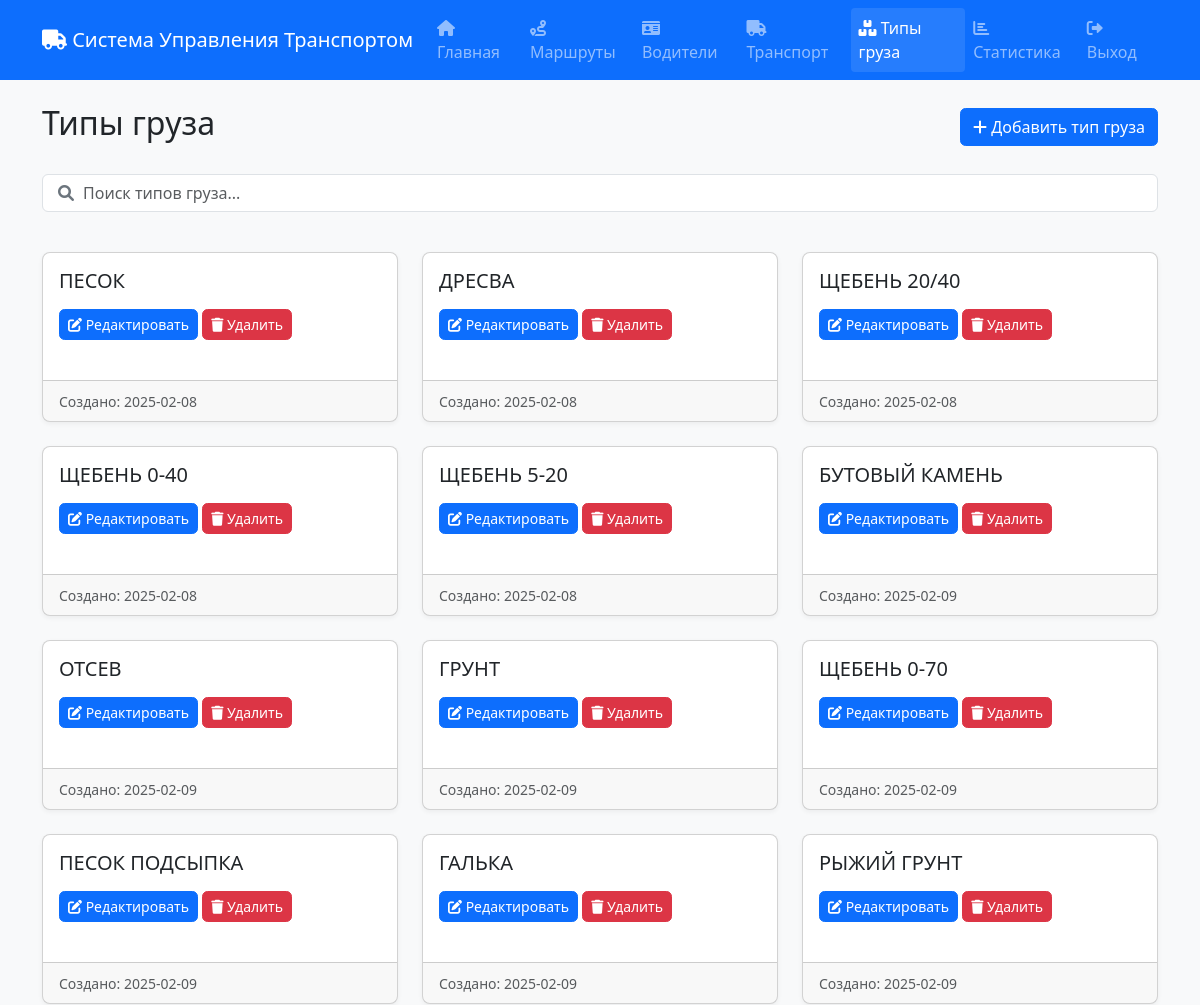
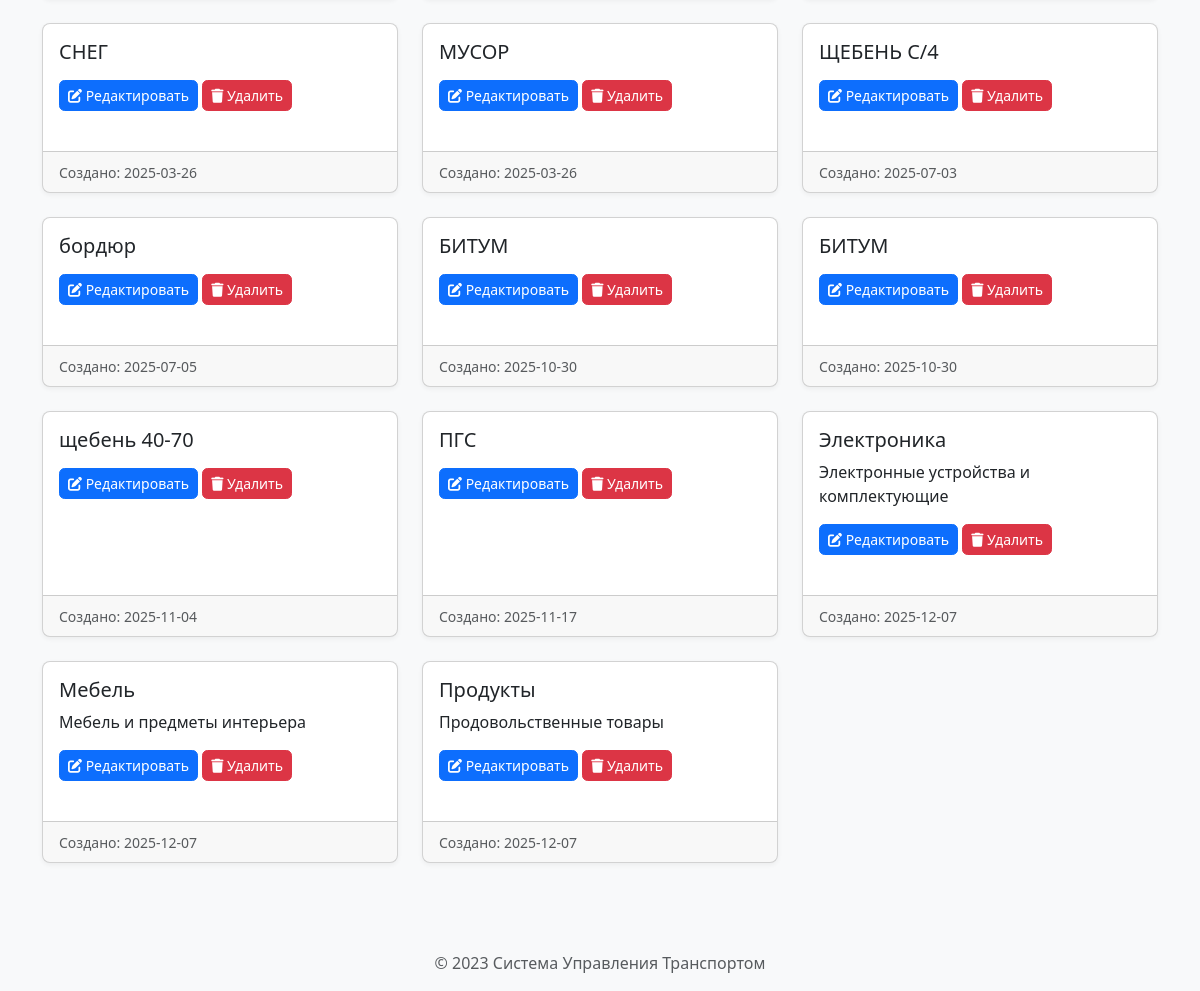
Screenshot of /cargo_types (signed in) with the database file from the repository (2 pictures, top to bottom).
### app.py (models this page shows)
class CargoType(db.Model):
    id = db.Column(db.Integer, primary_key=True)
    name = db.Column(db.String(100), nullable=False)
    description = db.Column(db.Text)
    user_id = db.Column(db.Integer, db.ForeignKey('user.id'), nullable=False)
    created_at = db.Column(db.DateTime, default=datetime.utcnow)
    routes = db.relationship('Route', backref='cargo_type', lazy=True)

### app.py (the view)
@app.route('/cargo_types')
@login_required
def cargo_types():
    cargo_types = CargoType.query.filter_by(user_id=current_user.id).all()
    return render_template('cargo_types.html', cargo_types=cargo_types)

### app.py (called while the page is built)
@login_manager.user_loader
def load_user(user_id):
    return User.query.get(int(user_id))

### templates/cargo_types.html (shortened to what this page needs)
{% extends "base.html" %}
{% block content %}
<div class="row mb-4">
    <div class="col-md-12">
        <div class="d-flex justify-content-between align-items-center">
            <h2>Типы груза</h2>
            <button type="button" class="btn btn-primary" data-bs-toggle="modal" data-bs-target="#addCargoTypeModal">
                <i class="fas fa-plus"></i> Добавить тип груза
            </button>
        </div>
    </div>
</div>
<div class="row mb-4">
    <div class="col-md-12">
        <div class="search-box">
            <i class="fas fa-search"></i>
            <input type="text" class="form-control" id="searchInput" placeholder="Поиск типов груза...">
        </div>
    </div>
</div>
<div class="row" id="cargoTypesGrid">
    {% for cargo_type in cargo_types %}
    <div class="col-md-4 mb-4">
        <div class="card h-100">
            <div class="card-body">
                <h5 class="card-title">{{ cargo_type.name }}</h5>
                <p class="card-text">{{ cargo_type.description }}</p>
                <div class="mt-3">
                    <button class="btn btn-sm btn-primary" onclick="editCargoType({{ cargo_type.id }})">
                        <i class="fas fa-edit"></i> Редактировать
                    </button>
                    <button class="btn btn-sm btn-danger" onclick="deleteCargoType({{ cargo_type.id }})">
                        <i class="fas fa-trash"></i> Удалить
                    </button>
                </div>
            </div>
            <div class="card-footer text-muted">
                <small>Создано: {{ cargo_type.created_at.strftime('%Y-%m-%d') }}</small>
            </div>
        </div>
    </div>
    {% endfor %}
</div>
{% endblock %}

### templates/base.html (shortened to what this page needs)
<!DOCTYPE html>
<html lang="ru">
<head>
    <link href="https://cdn.jsdelivr.net/npm/bootstrap@5.3.0-alpha1/dist/css/bootstrap.min.css" rel="stylesheet">
    <link href="https://cdnjs.cloudflare.com/ajax/libs/font-awesome/6.0.0/css/all.min.css" rel="stylesheet">
    <link href="{{ url_for('static', filename='css/style.css') }}" rel="stylesheet">
</head>
<body>
    <nav class="navbar navbar-expand-lg navbar-dark bg-primary">
        <div class="container">
            <a class="navbar-brand" href="{{ url_for('index') }}">
                <i class="fas fa-truck"></i> Система Управления Транспортом
            </a>
            <div class="collapse navbar-collapse" id="navbarNav">
                <ul class="navbar-nav me-auto">
                    {% if current_user.is_authenticated %}
                    <li class="nav-item">
                        <a class="nav-link" href="{{ url_for('index') }}">
                            <i class="fas fa-home"></i> Главная
                        </a>
                    </li>
                    <li class="nav-item">
                        <a class="nav-link" href="{{ url_for('routes') }}">
                            <i class="fas fa-route"></i> Маршруты
                        </a>
                    </li>
                    <li class="nav-item">
                        <a class="nav-link" href="{{ url_for('drivers') }}">
                            <i class="fas fa-id-card"></i> Водители
                        </a>
                    </li>
                    <li class="nav-item">
                        <a class="nav-link" href="{{ url_for('vehicles') }}">
                            <i class="fas fa-truck"></i> Транспорт
                        </a>
                    </li>
                    <li class="nav-item">
                        <a class="nav-link" href="{{ url_for('cargo_types') }}">
                            <i class="fas fa-boxes"></i> Типы груза
                        </a>
                    </li>
                    <li class="nav-item">
                        <a class="nav-link" href="{{ url_for('statistics') }}">
                            <i class="fas fa-chart-bar"></i> Статистика
                        </a>
                    </li>
                    {% endif %}
                </ul>
                <ul class="navbar-nav">
                    {% if current_user.is_authenticated %}
                    <li class="nav-item">
                        <a class="nav-link" href="{{ url_for('logout') }}">
                            <i class="fas fa-sign-out-alt"></i> Выход
                        </a>
                    </li>
                    {% else %}
                    <li class="nav-item">
                        <a class="nav-link" href="{{ url_for('login') }}">
                            <i class="fas fa-sign-in-alt"></i> Вход
                        </a>
                    </li>
                    {% endif %}
                </ul>
            </div>
        </div>
    </nav>
    <div class="container mt-4">
        {% block content %}{% endblock %}
    </div>
    <footer class="footer mt-5 py-3 bg-light">
        <div class="container text-center">
            <span class="text-muted">© 2023 Система Управления Транспортом</span>
        </div>
    </footer>
</body>
</html>

### static/css/style.css (style rules this page uses)
body { min-height: 100vh; display: flex; flex-direction: column; font-family: 'Segoe UI', Tahoma, Geneva, Verdana, sans-serif; background-color: #f8f9fa; }
.footer { margin-top: auto; }
.card { transition: transform 0.2s; margin-bottom: 1.5rem; box-shadow: 0 2px 5px rgba(0, 0, 0, 0.05); border-radius: 0.5rem; }
.btn { border-radius: 0.35rem; }
.nav-link.active { background-color: rgba(255, 255, 255, 0.1); border-radius: 4px; }
.search-box { position: relative; margin-bottom: 1rem; }
.search-box .form-control { padding-left: 2.5rem; }
.search-box i { position: absolute; left: 1rem; top: 50%; transform: translateY(-50%); color: #6c757d; }

### rows the page displays
CargoType: name "ПЕСОК", created_at "2025-02-08"
CargoType: name "ДРЕСВА", created_at "2025-02-08"
CargoType: name "ЩЕБЕНЬ 20/40", created_at "2025-02-08"
CargoType: name "ЩЕБЕНЬ 0-40", created_at "2025-02-08"
CargoType: name "ЩЕБЕНЬ 5-20", created_at "2025-02-08"
CargoType: name "БУТОВЫЙ КАМЕНЬ", created_at "2025-02-09"
CargoType: name "ОТСЕВ", created_at "2025-02-09"
CargoType: name "ГРУНТ", created_at "2025-02-09"
CargoType: name "ЩЕБЕНЬ 0-70", created_at "2025-02-09"
CargoType: name "ПЕСОК ПОДСЫПКА", created_at "2025-02-09"
CargoType: name "ГАЛЬКА", created_at "2025-02-09"
CargoType: name "РЫЖИЙ ГРУНТ", created_at "2025-02-09"
CargoType: name "СНЕГ", created_at "2025-03-26"
CargoType: name "МУСОР", created_at "2025-03-26"
CargoType: name "ЩЕБЕНЬ С/4", created_at "2025-07-03"
CargoType: name "бордюр", created_at "2025-07-05"
CargoType: name "БИТУМ", created_at "2025-10-30"
CargoType: name "БИТУМ", created_at "2025-10-30"
CargoType: name "щебень 40-70", created_at "2025-11-04"
CargoType: name "ПГС", created_at "2025-11-17"
CargoType: name "Электроника", description "Электронные устройства и комплектующие", created_at "2025-12-07"
CargoType: name "Мебель", description "Мебель и предметы интерьера", created_at "2025-12-07"
CargoType: name "Продукты", description "Продовольственные товары", created_at "2025-12-07"
